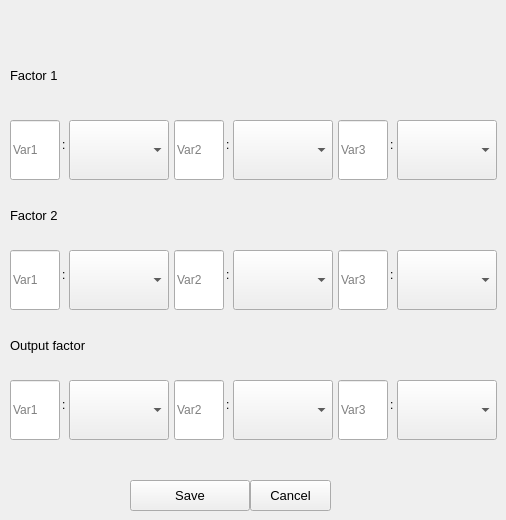
                  <widget class="QWidget" name="decide_MF">
                        <attribute name="title">
                              <string>Decide Membership Function</string>
                        </attribute>
                        <widget class="QPushButton" name="pb_decideMF">
                              <property name="geometry">
                                    <rect>
                                          <x>130</x>
                                          <y>480</y>
                                          <width>120</width>
                                          <height>31</height>
                                    </rect>
                              </property>
                              <property name="font">
                                    <font>
                                          <pointsize>10</pointsize>
                                    </font>
                              </property>
                              <property name="text">
                                    <string>Save</string>
                              </property>
                        </widget>
                        <widget class="QPushButton" name="pb_cancel_decideMF">
                              <property name="geometry">
                                    <rect>
                                          <x>250</x>
                                          <y>480</y>
                                          <width>81</width>
                                          <height>31</height>
                                    </rect>
                              </property>
                              <property name="font">
                                    <font>
                                          <pointsize>10</pointsize>
                                    </font>
                              </property>
                              <property name="text">
                                    <string>Cancel</string>
                              </property>
                        </widget>
                        <widget class="QLabel" name="lb_fac1">
                              <property name="geometry">
                                    <rect>
                                          <x>10</x>
                                          <y>50</y>
                                          <width>301</width>
                                          <height>50</height>
                                    </rect>
                              </property>
                              <property name="font">
                                    <font>
                                          <pointsize>10</pointsize>
                                    </font>
                              </property>
                              <property name="text">
                                    <string>Factor 1</string>
                              </property>
                        </widget>
                        <widget class="QLineEdit" name="le_F1_var1">
                              <property name="geometry">
                                    <rect>
                                          <x>10</x>
                                          <y>120</y>
                                          <width>50</width>
                                          <height>60</height>
                                    </rect>
                              </property>
                              <property name="placeholderText">
                                    <string>Var1</string>
                              </property>
                        </widget>
                        <widget class="QLabel" name="lb_F1_var1">
                              <property name="geometry">
                                    <rect>
                                          <x>62</x>
                                          <y>120</y>
                                          <width>5</width>
                                          <height>50</height>
                                    </rect>
                              </property>
                              <property name="text">
                                    <string>:</string>
                              </property>
                        </widget>
                        <widget class="QComboBox" name="MF_F1_var1">
                              <property name="geometry">
                                    <rect>
                                          <x>69</x>
                                          <y>120</y>
                                          <width>100</width>
                                          <height>60</height>
                                    </rect>
                              </property>
                              <property name="whatsThis">
                                    <string />
                              </property>
                        </widget>
                        <widget class="QLineEdit" name="le_F1_var2">
                              <property name="geometry">
                                    <rect>
                                          <x>174</x>
                                          <y>120</y>
                                          <width>50</width>
                                          <height>60</height>
                                    </rect>
                              </property>
                              <property name="placeholderText">
                                    <string>Var2</string>
                              </property>
                        </widget>
                        <widget class="QLabel" name="lb_F1_var2">
                              <property name="geometry">
                                    <rect>
                                          <x>226</x>
                                          <y>120</y>
                                          <width>5</width>
                                          <height>50</height>
                                    </rect>
                              </property>
                              <property name="text">
                                    <string>:</string>
                              </property>
                        </widget>
                        <widget class="QComboBox" name="MF_F1_var2">
                              <property name="geometry">
                                    <rect>
                                          <x>233</x>
                                          <y>120</y>
                                          <width>100</width>
                                          <height>60</height>
                                    </rect>
                              </property>
                              <property name="whatsThis">
                                    <string />
                              </property>
                        </widget>
                        <widget class="QLineEdit" name="le_F1_var3">
                              <property name="geometry">
                                    <rect>
                                          <x>338</x>
                                          <y>120</y>
                                          <width>50</width>
                                          <height>60</height>
                                    </rect>
                              </property>
                              <property name="placeholderText">
                                    <string>Var3</string>
                              </property>
                        </widget>
                        <widget class="QLabel" name="le_F1_var3">
                              <property name="geometry">
                                    <rect>
                                          <x>390</x>
                                          <y>120</y>
                                          <width>5</width>
                                          <height>50</height>
                                    </rect>
                              </property>
                              <property name="text">
                                    <string>:</string>
                              </property>
                        </widget>
                        <widget class="QComboBox" name="MF_F1_var3">
                              <property name="geometry">
                                    <rect>
                                          <x>397</x>
                                          <y>120</y>
                                          <width>100</width>
                                          <height>60</height>
                                    </rect>
                              </property>
                              <property name="whatsThis">
                                    <string />
                              </property>
                        </widget>
                        <widget class="QLabel" name="lb_fac2">
                              <property name="geometry">
                                    <rect>
                                          <x>10</x>
                                          <y>190</y>
                                          <width>301</width>
                                          <height>50</height>
                                    </rect>
                              </property>
                              <property name="font">
                                    <font>
                                          <pointsize>10</pointsize>
                                    </font>
                              </property>
                              <property name="text">
                                    <string>Factor 2</string>
                              </property>
                        </widget>
                        <widget class="QLineEdit" name="le_F2_var1">
                              <property name="geometry">
                                    <rect>
                                          <x>10</x>
                                          <y>250</y>
                                          <width>50</width>
                                          <height>60</height>
                                    </rect>
                              </property>
                              <property name="placeholderText">
                                    <string>Var1</string>
                              </property>
                        </widget>
                        <widget class="QLabel" name="lb_F2_var1">
                              <property name="geometry">
                                    <rect>
                                          <x>62</x>
                                          <y>250</y>
                                          <width>5</width>
                                          <height>50</height>
                                    </rect>
                              </property>
                              <property name="text">
                                    <string>:</string>
                              </property>
                        </widget>
                        <widget class="QComboBox" name="MF_F2_var1">
                              <property name="geometry">
                                    <rect>
                                          <x>69</x>
                                          <y>250</y>
                                          <width>100</width>
                                          <height>60</height>
                                    </rect>
                              </property>
                              <property name="whatsThis">
                                    <string />
                              </property>
                        </widget>
                        <widget class="QLineEdit" name="le_F2_var2">
                              <property name="geometry">
                                    <rect>
                                          <x>174</x>
                                          <y>250</y>
                                          <width>50</width>
                                          <height>60</height>
                                    </rect>
                              </property>
                              <property name="placeholderText">
                                    <string>Var2</string>
                              </property>
                        </widget>
                        <widget class="QLabel" name="lb_F2_var2">
                              <property name="geometry">
                                    <rect>
                                          <x>226</x>
                                          <y>250</y>
                                          <width>5</width>
                                          <height>50</height>
                                    </rect>
                              </property>
                              <property name="text">
                                    <string>:</string>
                              </property>
                        </widget>
                        <widget class="QComboBox" name="MF_F2_var2">
                              <property name="geometry">
                                    <rect>
                                          <x>233</x>
                                          <y>250</y>
                                          <width>100</width>
                                          <height>60</height>
                                    </rect>
                              </property>
                              <property name="whatsThis">
                                    <string />
                              </property>
                        </widget>
                        <widget class="QLineEdit" name="le_F2_var3">
                              <property name="geometry">
                                    <rect>
                                          <x>338</x>
                                          <y>250</y>
                                          <width>50</width>
                                          <height>60</height>
                                    </rect>
                              </property>
                              <property name="placeholderText">
                                    <string>Var3</string>
                              </property>
                        </widget>
                        <widget class="QLabel" name="lb_F2_var3">
                              <property name="geometry">
                                    <rect>
                                          <x>390</x>
                                          <y>250</y>
                                          <width>5</width>
                                          <height>50</height>
                                    </rect>
                              </property>
                              <property name="text">
                                    <string>:</string>
                              </property>
                        </widget>
                        <widget class="QComboBox" name="MF_F2_var3">
                              <property name="geometry">
                                    <rect>
                                          <x>397</x>
                                          <y>250</y>
                                          <width>100</width>
                                          <height>60</height>
                                    </rect>
                              </property>
                              <property name="whatsThis">
                                    <string />
                              </property>
                        </widget>
                        <widget class="QLabel" name="lb_outputfac">
                              <property name="geometry">
                                    <rect>
                                          <x>10</x>
                                          <y>320</y>
                                          <width>301</width>
                                          <height>50</height>
                                    </rect>
                              </property>
                              <property name="font">
                                    <font>
                                          <pointsize>10</pointsize>
                                    </font>
                              </property>
                              <property name="text">
                                    <string>Output factor</string>
                              </property>
                        </widget>
                        <widget class="QLineEdit" name="le_outputfac_var1">
                              <property name="geometry">
                                    <rect>
                                          <x>10</x>
                                          <y>380</y>
                                          <width>50</width>
                                          <height>60</height>
                                    </rect>
                              </property>
                              <property name="placeholderText">
                                    <string>Var1</string>
                              </property>
                        </widget>
                        <widget class="QLabel" name="lb_outputfac_var1">
                              <property name="geometry">
                                    <rect>
                                          <x>62</x>
                                          <y>380</y>
                                          <width>5</width>
                                          <height>50</height>
                                    </rect>
                              </property>
                              <property name="text">
                                    <string>:</string>
                              </property>
                        </widget>
                        <widget class="QComboBox" name="MF_outputfac_var1">
                              <property name="geometry">
                                    <rect>
                                          <x>69</x>
                                          <y>380</y>
                                          <width>100</width>
                                          <height>60</height>
                                    </rect>
                              </property>
                              <property name="whatsThis">
                                    <string />
                              </property>
                        </widget>
                        <widget class="QLineEdit" name="le_outputfac_var2">
                              <property name="geometry">
                                    <rect>
                                          <x>174</x>
                                          <y>380</y>
                                          <width>50</width>
                                          <height>60</height>
                                    </rect>
                              </property>
                              <property name="placeholderText">
                                    <string>Var2</string>
                              </property>
                        </widget>
                        <widget class="QLabel" name="lb_outputfac_var1">
                              <property name="geometry">
                                    <rect>
                                          <x>226</x>
                                          <y>380</y>
                                          <width>5</width>
                                          <height>50</height>
                                    </rect>
                              </property>
                              <property name="text">
                                    <string>:</string>
                              </property>
                        </widget>
                        <widget class="QComboBox" name="MF_outputfac_var2">
                              <property name="geometry">
                                    <rect>
                                          <x>233</x>
                                          <y>380</y>
                                          <width>100</width>
                                          <height>60</height>
                                    </rect>
                              </property>
                              <property name="whatsThis">
                                    <string />
                              </property>
                        </widget>
                        <widget class="QLineEdit" name="le_outputfac_var3">
                              <property name="geometry">
                                    <rect>
                                          <x>338</x>
                                          <y>380</y>
                                          <width>50</width>
                                          <height>60</height>
                                    </rect>
                              </property>
                              <property name="placeholderText">
                                    <string>Var3</string>
                              </property>
                        </widget>
                        <widget class="QLabel" name="lb_outputfac_var3">
                              <property name="geometry">
                                    <rect>
                                          <x>390</x>
                                          <y>380</y>
                                          <width>5</width>
                                          <height>50</height>
                                    </rect>
                              </property>
                              <property name="text">
                                    <string>:</string>
                              </property>
                        </widget>
                        <widget class="QComboBox" name="MF_outputfac_var3">
                              <property name="geometry">
                                    <rect>
                                          <x>397</x>
                                          <y>380</y>
                                          <width>100</width>
                                          <height>60</height>
                                    </rect>
                              </property>
                              <property name="whatsThis">
                                    <string />
                              </property>
                        </widget>
                  </widget>
